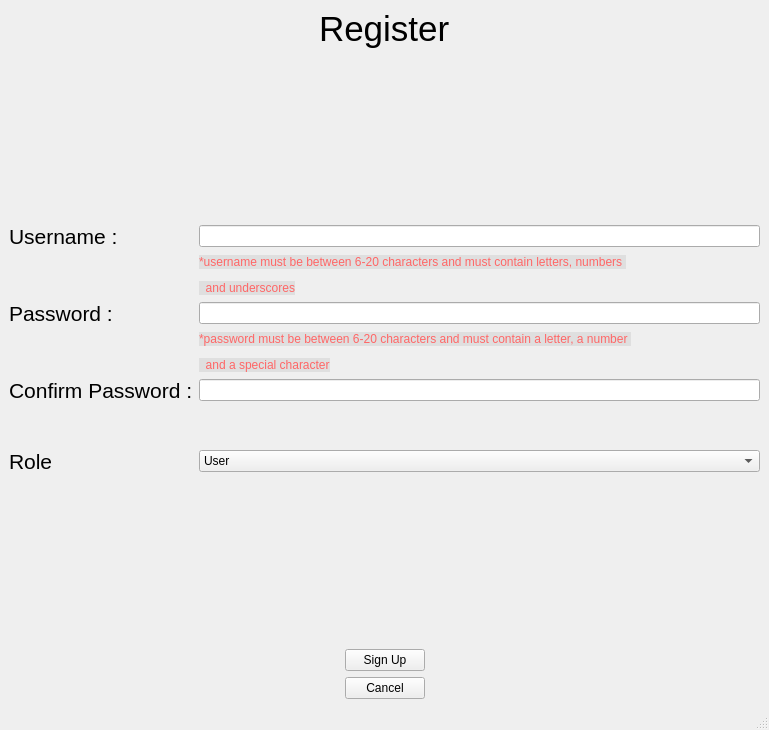
<?xml version="1.0" encoding="UTF-8"?>
<ui version="4.0">
 <class>RegisterWindow</class>
 <widget class="QMainWindow" name="RegisterWindow">
  <property name="geometry">
   <rect>
    <x>0</x>
    <y>0</y>
    <width>769</width>
    <height>730</height>
   </rect>
  </property>
  <property name="windowTitle">
   <string>Register Page</string>
  </property>
  <property name="windowIcon">
   <iconset>
    <normaloff>../images/app_icon.png</normaloff>../images/app_icon.png</iconset>
  </property>
  <widget class="QWidget" name="centralwidget">
   <layout class="QVBoxLayout" name="verticalLayout_3">
    <item>
     <layout class="QVBoxLayout" name="verticalLayout">
      <item>
       <layout class="QGridLayout" name="gridLayout_2">
        <item row="1" column="1">
         <widget class="QLabel" name="label">
          <property name="text">
           <string>&lt;html&gt;&lt;head/&gt;&lt;body&gt;&lt;p&gt;&lt;span style=&quot; font-size:26pt;&quot;&gt;Register&lt;/span&gt;&lt;/p&gt;&lt;/body&gt;&lt;/html&gt;</string>
          </property>
         </widget>
        </item>
        <item row="1" column="0">
         <spacer name="horizontalSpacer">
          <property name="orientation">
           <enum>Qt::Horizontal</enum>
          </property>
          <property name="sizeHint" stdset="0">
           <size>
            <width>40</width>
            <height>20</height>
           </size>
          </property>
         </spacer>
        </item>
        <item row="1" column="2">
         <spacer name="horizontalSpacer_2">
          <property name="orientation">
           <enum>Qt::Horizontal</enum>
          </property>
          <property name="sizeHint" stdset="0">
           <size>
            <width>40</width>
            <height>20</height>
           </size>
          </property>
         </spacer>
        </item>
       </layout>
      </item>
      <item>
       <spacer name="verticalSpacer">
        <property name="orientation">
         <enum>Qt::Vertical</enum>
        </property>
        <property name="sizeHint" stdset="0">
         <size>
          <width>0</width>
          <height>0</height>
         </size>
        </property>
       </spacer>
      </item>
      <item>
       <layout class="QGridLayout" name="gridLayout_3">
        <item row="3" column="0">
         <spacer name="verticalSpacer_3">
          <property name="orientation">
           <enum>Qt::Vertical</enum>
          </property>
          <property name="sizeHint" stdset="0">
           <size>
            <width>20</width>
            <height>40</height>
           </size>
          </property>
         </spacer>
        </item>
        <item row="0" column="0">
         <widget class="QLabel" name="label_2">
          <property name="text">
           <string>&lt;html&gt;&lt;head/&gt;&lt;body&gt;&lt;p&gt;&lt;span style=&quot; font-size:16pt;&quot;&gt;Username :&lt;/span&gt;&lt;/p&gt;&lt;/body&gt;&lt;/html&gt;</string>
          </property>
         </widget>
        </item>
        <item row="2" column="1">
         <widget class="QLineEdit" name="passwordRegInput">
          <property name="echoMode">
           <enum>QLineEdit::Password</enum>
          </property>
         </widget>
        </item>
        <item row="0" column="1">
         <widget class="QLineEdit" name="usernameRegInput"/>
        </item>
        <item row="4" column="0">
         <widget class="QLabel" name="label_4">
          <property name="text">
           <string>&lt;html&gt;&lt;head/&gt;&lt;body&gt;&lt;p&gt;&lt;span style=&quot; font-size:16pt;&quot;&gt;Confirm Password :&lt;/span&gt;&lt;/p&gt;&lt;/body&gt;&lt;/html&gt;</string>
          </property>
         </widget>
        </item>
        <item row="4" column="1">
         <widget class="QLineEdit" name="confirmRegPasswordInput">
          <property name="echoMode">
           <enum>QLineEdit::Password</enum>
          </property>
         </widget>
        </item>
        <item row="6" column="1">
         <widget class="QComboBox" name="roleRegSelect">
          <item>
           <property name="text">
            <string>User</string>
           </property>
          </item>
          <item>
           <property name="text">
            <string>Guest</string>
           </property>
          </item>
         </widget>
        </item>
        <item row="2" column="0">
         <widget class="QLabel" name="label_3">
          <property name="text">
           <string>&lt;html&gt;&lt;head/&gt;&lt;body&gt;&lt;p&gt;&lt;span style=&quot; font-size:16pt;&quot;&gt;Password :&lt;/span&gt;&lt;/p&gt;&lt;/body&gt;&lt;/html&gt;</string>
          </property>
         </widget>
        </item>
        <item row="6" column="0">
         <widget class="QLabel" name="label_5">
          <property name="text">
           <string>&lt;html&gt;&lt;head/&gt;&lt;body&gt;&lt;p&gt;&lt;span style=&quot; font-size:16pt;&quot;&gt;Role&lt;/span&gt;&lt;/p&gt;&lt;/body&gt;&lt;/html&gt;</string>
          </property>
         </widget>
        </item>
        <item row="5" column="0">
         <spacer name="verticalSpacer_5">
          <property name="orientation">
           <enum>Qt::Vertical</enum>
          </property>
          <property name="sizeHint" stdset="0">
           <size>
            <width>20</width>
            <height>40</height>
           </size>
          </property>
         </spacer>
        </item>
        <item row="1" column="1">
         <widget class="QLabel" name="label_6">
          <property name="text">
           <string>&lt;html&gt;&lt;head/&gt;&lt;body&gt;&lt;p&gt;&lt;span style=&quot; font-family:'Whitney,Helvetica Neue,Helvetica,Arial,sans-serif'; font-size:9pt; color:#ff6666; background-color:rgba(4,4,5,0.066667);&quot;&gt;*username must be between 6-20 characters and must contain letters, numbers &lt;/span&gt;&lt;/p&gt;&lt;p&gt;&lt;span style=&quot; font-family:'Whitney,Helvetica Neue,Helvetica,Arial,sans-serif'; font-size:9pt; color:#ff6666; background-color:rgba(4,4,5,0.066667);&quot;&gt;&amp;nbsp;&amp;nbsp;and underscores&lt;/span&gt;&lt;/p&gt;&lt;/body&gt;&lt;/html&gt;</string>
          </property>
         </widget>
        </item>
        <item row="1" column="0">
         <spacer name="verticalSpacer_4">
          <property name="orientation">
           <enum>Qt::Vertical</enum>
          </property>
          <property name="sizeHint" stdset="0">
           <size>
            <width>20</width>
            <height>40</height>
           </size>
          </property>
         </spacer>
        </item>
        <item row="3" column="1">
         <widget class="QLabel" name="label_7">
          <property name="text">
           <string>&lt;html&gt;&lt;head/&gt;&lt;body&gt;&lt;p&gt;&lt;span style=&quot; font-family:'Whitney,Helvetica Neue,Helvetica,Arial,sans-serif'; font-size:9pt; color:#ff6666; background-color:rgba(4,4,5,0.066667);&quot;&gt;*password must be between 6-20 characters and must contain a letter, a number &lt;/span&gt;&lt;/p&gt;&lt;p&gt;&lt;span style=&quot; font-family:'Whitney,Helvetica Neue,Helvetica,Arial,sans-serif'; font-size:9pt; color:#ff6666; background-color:rgba(4,4,5,0.066667);&quot;&gt;&amp;nbsp;&amp;nbsp;and a special character&lt;/span&gt;&lt;/p&gt;&lt;/body&gt;&lt;/html&gt;</string>
          </property>
         </widget>
        </item>
       </layout>
      </item>
      <item>
       <spacer name="verticalSpacer_2">
        <property name="orientation">
         <enum>Qt::Vertical</enum>
        </property>
        <property name="sizeHint" stdset="0">
         <size>
          <width>20</width>
          <height>40</height>
         </size>
        </property>
       </spacer>
      </item>
      <item>
       <layout class="QHBoxLayout" name="horizontalLayout">
        <item>
         <spacer name="horizontalSpacer_3">
          <property name="orientation">
           <enum>Qt::Horizontal</enum>
          </property>
          <property name="sizeHint" stdset="0">
           <size>
            <width>30</width>
            <height>20</height>
           </size>
          </property>
         </spacer>
        </item>
        <item>
         <layout class="QVBoxLayout" name="verticalLayout_2">
          <item>
           <widget class="QPushButton" name="signUpRegButton">
            <property name="text">
             <string>Sign Up</string>
            </property>
           </widget>
          </item>
          <item>
           <widget class="QPushButton" name="cancelRegButton">
            <property name="text">
             <string>Cancel</string>
            </property>
           </widget>
          </item>
         </layout>
        </item>
        <item>
         <spacer name="horizontalSpacer_4">
          <property name="orientation">
           <enum>Qt::Horizontal</enum>
          </property>
          <property name="sizeHint" stdset="0">
           <size>
            <width>30</width>
            <height>20</height>
           </size>
          </property>
         </spacer>
        </item>
       </layout>
      </item>
     </layout>
    </item>
   </layout>
  </widget>
  <widget class="QStatusBar" name="statusbar"/>
 </widget>
 <resources/>
 <connections/>
</ui>
